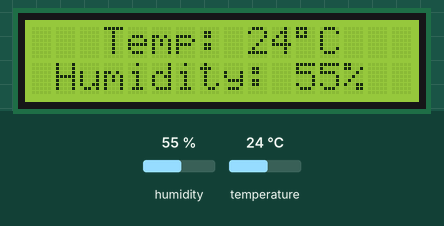
This sketch was run on a simulated Arduino Uno, built with avr-gcc and run on an emulated ATmega328P. Parts: 16×2 character LCD. The test bench sets the inputs (shaded band); at power-on: humidity 55 %, temperature 24 °C.

Above: at 1.2 s.
1.3 s: humidity set to 22 %
At 3.4 s:
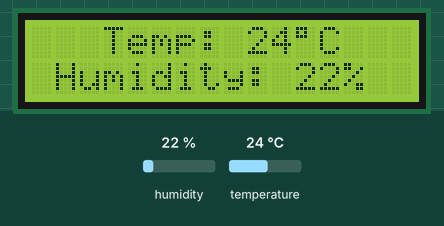
4.1 s: temperature set to 12 °C
At 5.1 s:
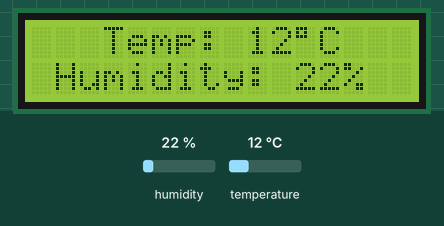
6.9 s: humidity set to 40 %
At 9.5 s:
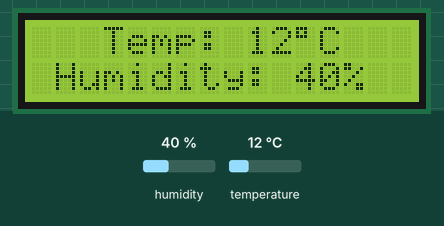
9.8 s: temperature set to 19 °C
At 11.5 s:
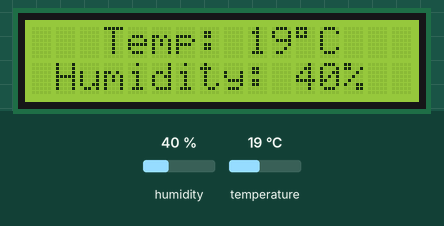
Timing chart, 0 to 13.0 s (numbered marks = the images above; inputs shaded):
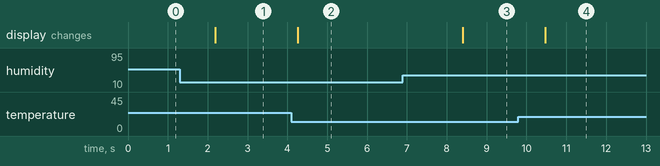

The sketch:

Code.ino
```cpp
#include<LiquidCrystal_I2C.h>
#include "DHT.h"

LiquidCrystal_I2C lcd(0x27,16,2);
DHT dht(4, DHT11);

int h, t;

void setup() {
  // initialize the lcd and the dht
  lcd.init();
  lcd.clear();
  dht.begin();
}

void loop() {
  lcd.backlight();
  h = dht.readHumidity();
  t = dht.readTemperature();

  lcd.setCursor(3, 0);
  lcd.print("Temp: ");
  lcd.print(t);
  lcd.print((char)223);
  lcd.print("C");

  lcd.setCursor(1, 1);
  lcd.print("Humidity: ");
  lcd.print(h);
  lcd.print("%");

  delay(1000);
}
```

Measured:
- after the input at 1.3 s, the display: changes after 0.88 s (image 1)
- after the input at 4.1 s, the display: changes after 0.16 s (image 2)
- after the input at 6.9 s, the display: changes after 1.5 s (image 3)
- after the input at 9.8 s, the display: changes after 0.67 s (image 4)
